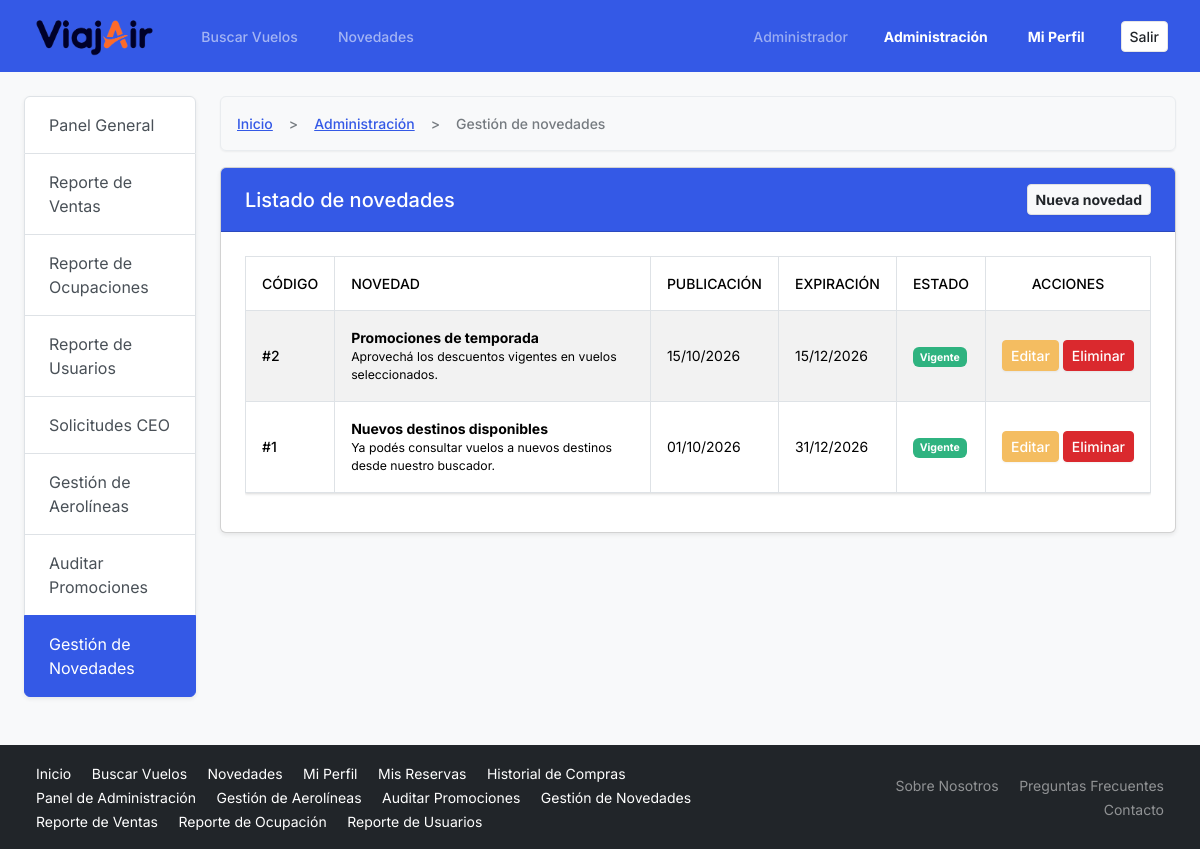
/admin/novedades/abm_novedades.php (signed in), run on the app's committed database.
### tables this page shows
CREATE TABLE NOVEDADES (
    codNovedad INT AUTO_INCREMENT PRIMARY KEY,
    textoNovedad VARCHAR(200) NOT NULL,
    fechaPublicacionNovedad DATE NOT NULL,
    fechaExpiracionNovedad DATE NOT NULL
);

### admin/novedades/abm_novedades.php (the view, shortened to what this page needs)
<?php
require '../../includes/conexion.php';
$porPagina = 5;
$pagina = filter_input(INPUT_GET, 'pagina', FILTER_VALIDATE_INT);
if ($pagina === false || $pagina === null || $pagina < 1) {
    $pagina = 1;
}
$stmtConteo = $conexion->prepare('SELECT COUNT(*) AS total FROM NOVEDADES');
$stmtConteo->execute();
$totalRegistros = (int) $stmtConteo->get_result()->fetch_assoc()['total'];
$totalPaginas = max(1, (int) ceil($totalRegistros / $porPagina));
$pagina = min($pagina, $totalPaginas);
$offset = ($pagina - 1) * $porPagina;
$stmt = $conexion->prepare(
    'SELECT codNovedad, tituloNovedad, textoNovedad, fechaPublicacionNovedad, fechaExpiracionNovedad
     FROM NOVEDADES ORDER BY fechaPublicacionNovedad DESC LIMIT ? OFFSET ?'
);
$stmt->bind_param('ii', $porPagina, $offset);
$stmt->execute();
$resultado = $stmt->get_result();
$hoy = date('Y-m-d');
require '../../includes/header.php';
?>
<div class="row">
    <?php $active_page = 'novedades'; require '../sidebar_admin.php'; ?>
    <div class="col-md-9 col-lg-10">
        <nav aria-label="breadcrumb"><ol class="breadcrumb">
            <li class="breadcrumb-item"><a href="/tpi/index.php">Inicio</a></li>
            <li class="breadcrumb-item"><a href="/tpi/admin/dashboard.php">Administración</a></li>
            <li class="breadcrumb-item active" aria-current="page">Gestión de novedades</li>
        </ol></nav>
        <div class="card shadow-sm">
            <div class="card-header bg-primary text-white d-flex justify-content-between align-items-center">
                <h1 class="h5 mb-0">Listado de novedades</h1>
                <a href="form_novedad.php" class="btn btn-light btn-sm fw-bold">Nueva novedad</a>
            </div>
            <div class="card-body p-4">
                <div class="table-responsive">
                    <table class="table table-striped table-bordered table-hover align-middle" aria-labelledby="titulo-tabla-novedades">
                        <thead><tr>
                            <th scope="col">Código</th><th scope="col">Novedad</th><th scope="col">Publicación</th>
                            <th scope="col">Expiración</th><th scope="col">Estado</th><th scope="col" class="text-center">Acciones</th>
                        </tr></thead>
                        <tbody>
                            <?php if ($resultado->num_rows > 0): ?>
                                <?php while ($novedad = $resultado->fetch_assoc()): ?>
                                    <?php
                                    $idNovedad = (int) $novedad['codNovedad'];
                                    $vigente = $novedad['fechaPublicacionNovedad'] <= $hoy && $novedad['fechaExpiracionNovedad'] >= $hoy;
                                    $estado = $vigente ? ['clase' => 'bg-success', 'texto' => 'Vigente'] : ( $novedad['fechaExpiracionNovedad'] < $hoy ? ['clase' => 'bg-secondary', 'texto' => 'Expirada'] : ['clase' => 'bg-warning text-dark', 'texto' => 'Programada']);
                                    $texto = $novedad['tituloNovedad'] ?: $novedad['textoNovedad'];
                                    ?>
                                    <tr>
                                        <th scope="row">#<?= $idNovedad; ?></th>
                                        <td>
                                            <strong><?= htmlspecialchars($texto, ENT_QUOTES | ENT_SUBSTITUTE, 'UTF-8'); ?></strong>
                                            <?php if ($novedad['tituloNovedad']): ?><span class="d-block small"><?= htmlspecialchars($novedad['textoNovedad'], ENT_QUOTES | ENT_SUBSTITUTE, 'UTF-8'); ?></span><?php endif; ?>
                                        </td>
                                        <td><?= date('d/m/Y', strtotime($novedad['fechaPublicacionNovedad'])); ?></td>
                                        <td><?= date('d/m/Y', strtotime($novedad['fechaExpiracionNovedad'])); ?></td>
                                        <td><span class="badge <?= $estado['clase']; ?>" aria-label="Estado: <?= $estado['texto']; ?>"><?= $estado['texto']; ?></span></td>
                                        <td class="text-center text-nowrap">
                                            <a href="form_novedad.php?id=<?= $idNovedad; ?>" class="btn btn-sm btn-warning">Editar <span class="visually-hidden">novedad <?= $idNovedad; ?></span></a>
                                            <button type="button" class="btn btn-sm btn-danger" data-bs-toggle="modal" data-bs-target="#modalEliminarNovedad<?= $idNovedad; ?>">Eliminar </button>
                                        </td>
                                    </tr>
                                <?php endwhile; ?>
                            <?php else: ?><tr><td colspan="6" class="text-center">No hay novedades registradas.</td></tr><?php endif; ?>
                        </tbody>
                    </table>
                </div>
            </div>
        </div>
    </div>
</div>
<?php require '../../includes/footer.php'; ?>

### assets/css/styles.css (style rules this page uses)
html { overflow-y: scroll; }
html, body { max-width: 100%; overflow-x: clip; }
:is(a, button, input, select, textarea, .btn, .page-link, .accordion-button):focus-visible { outline: 3px solid #060b26; outline-offset: 2px; }
.badge { line-height: normal; }

### data on the page
novedades: codNovedad "2", tituloNovedad "Promociones de temporada", textoNovedad "Aprovechá los descuentos vigentes en vuelos seleccionados.", fechaPublicacionNovedad "15/10/2026", fechaExpiracionNovedad "15/12/2026", fechaPublicacionNovedad+fechaExpiracionNovedad "Vigente"
novedades: codNovedad "1", tituloNovedad "Nuevos destinos disponibles", textoNovedad "Ya podés consultar vuelos a nuevos destinos desde nuestro buscador.", fechaPublicacionNovedad "01/10/2026", fechaExpiracionNovedad "31/12/2026", fechaPublicacionNovedad+fechaExpiracionNovedad "Vigente"

### other printed values
explode(' ', trim($nameLogin))[0] "Administrador"
